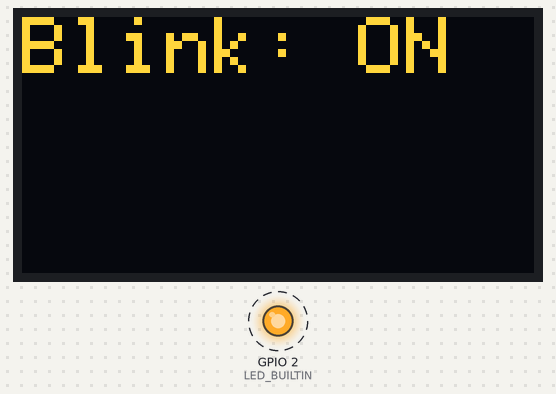
Bench run of a sketch on a simulated ESP32. Parts: 128×64 one-colour display, output pins drawn as LEDs (lit = HIGH). Dashed ring = blinking. The OLED is the two-colour kind (top 16 rows yellow); what the sketch prints to the serial monitor is not drawn.

Above: at 1.1 s.
At 2.2 s:
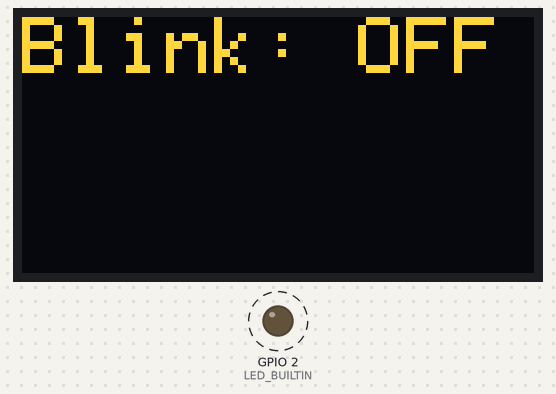
Timing chart, 0 to 40.0 s (numbered marks = the images above):
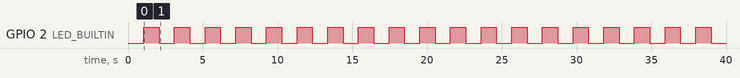

The sketch:

displayTest.ino
```cpp
#include <Wire.h>
#include <Adafruit_GFX.h>
#include <Adafruit_SSD1306.h>

#ifndef LED_BUILTIN
#define LED_BUILTIN 25   // Onboard LED (GP25)
#endif

// I2C1 pins for your OLED
#define OLED_SDA 6
#define OLED_SCL 7

// OLED display size
#define SCREEN_WIDTH 128
#define SCREEN_HEIGHT 64

// I2C address for most 0.96" OLEDs
#define OLED_ADDR 0x3C

// Use Wire1 (I2C1) on pins GP6/GP7
Adafruit_SSD1306 display(SCREEN_WIDTH, SCREEN_HEIGHT, &Wire1);

void setup() {
  pinMode(LED_BUILTIN, OUTPUT);
  digitalWrite(LED_BUILTIN, LOW);

  Serial.begin(115200);
  delay(1000);
  Serial.println("RP2350 + OLED test");

  // Configure I2C1 pins
  Wire1.setSDA(OLED_SDA);
  Wire1.setSCL(OLED_SCL);
  Wire1.begin();

  // Initialize OLED
  if (!display.begin(SSD1306_SWITCHCAPVCC, OLED_ADDR)) {
    Serial.println("SSD1306 init failed");
    for (;;); // stop if OLED not found
  }

  display.clearDisplay();
  display.setTextSize(1);       // Normal 1:1 pixel scale
  display.setTextColor(SSD1306_WHITE);
  display.setCursor(0, 0);
  display.println("UCTRONICS 0.96\" OLED");
  display.println("RP2350 + I2C1");
  display.println("Addr 0x3C, SDA=6");
  display.println("SCL=7");
  display.display();

  Serial.println("OLED init complete");
}

void loop() {
  // Blink LED and update OLED
  static bool ledOn = false;
  ledOn = !ledOn;
  digitalWrite(LED_BUILTIN, ledOn);

  display.clearDisplay();
  display.setCursor(0, 0);
  display.setTextSize(2);
  display.print("Blink: ");
  display.println(ledOn ? "ON" : "OFF");
  display.display();

  delay(1000);
}
```

Measured:
- by itself, GPIO 2 (LED_BUILTIN): alternates HIGH for 1.0 s and LOW for 1.0 s
- what the display in image 0 shows lasts 1.0 s, from 1.1 s to 2.1 s
